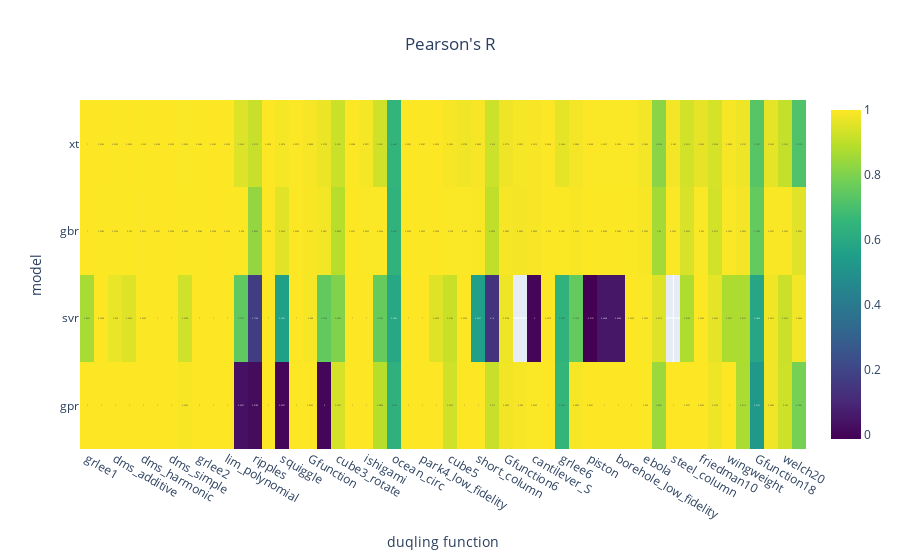

Notebook source saved alongside this figure:
### Code cell
heatmap(df_r.drop(cols_to_drop, axis=1).iloc[3:], "Pearson's R")

### Figure 1 — Plotly figure (JSON) as saved in the notebook; plotly's stock layout.template omitted (floating-point values rounded to 4 significant figures; data arrays with more than 128 entries replaced by an {"elided": "..."} marker saying what was removed)
{"data": [{"coloraxis": "coloraxis", "hovertemplate": "function: %{x}<br>model: %{y}<br>color: %{z}<extra></extra>", "name": "0", "texttemplate": "%{z}", "type": "heatmap", "x": ["grlee1", "banana", "dms_additive", "dms_complicated", "dms_harmonic", "dms_radial", "dms_simple", "foursquare", "grlee2", "lim_non_polynomial", "lim_polynomial", "multivalley", "ripples", "simple_poly", "squiggle", "twin_galaxies", "Gfunction", "cube3", "cube3_rotate", "detpep_curve", "ishigami", "sharkfin", "ocean_circ", "park4", "park4_low_fidelity", "pollutant_uni", "cube5", "friedman", "short_column", "stochastic_piston", "Gfunction6", "cantilever_D", "cantilever_S", "circuit", "grlee6", "crater", "piston", "borehole", "borehole_low_fidelity", "detpep8", "ebola", "robot", "steel_column", "sulfur", "friedman10", "ignition", "wingweight", "Gfunction12", "Gfunction18", "friedman20", "welch20", "onehundred"], "xaxis": "x", "y": ["xt", "gbr", "svr", "gpr"], "yaxis": "y", "z": {"elided": "4x52 float values"}}], "layout": {"coloraxis": {"colorscale": [[0, "#440154"], [0.1111, "#482878"], [0.2222, "#3e4989"], [0.3333, "#31688e"], [0.4444, "#26828e"], [0.5556, "#1f9e89"], [0.6667, "#35b779"], [0.7778, "#6ece58"], [0.8889, "#b5de2b"], [1, "#fde725"]]}, "title": {"text": "Pearson's R", "x": 0.5, "xanchor": "center"}, "xaxis": {"anchor": "y", "domain": [0, 1], "title": {"text": "duqling function"}}, "yaxis": {"anchor": "x", "autorange": "reversed", "domain": [0, 1], "title": {"text": "model"}}}}
